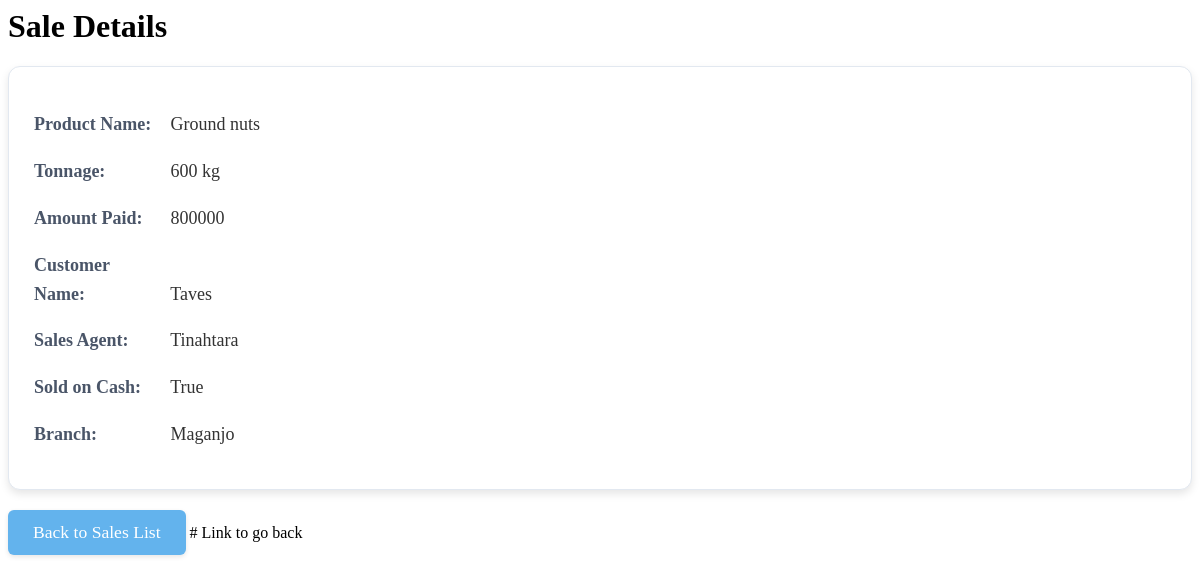
Screenshot of /sales/12/ with the database file from the repository.
### kgl_app/models.py (models this page shows, shortened)
class Sales(models.Model):
    product_name=models.ForeignKey(Stock, on_delete=models.CASCADE)
    tonnage=models.IntegerField()
    amount_paid =models.IntegerField(default=0,blank =False)
    buyers_name=models.CharField(max_length=35)
    date_and_time =models.DateTimeField(auto_now_add=True)
    salesagent_name=models.ForeignKey(Userprofile, on_delete=models.CASCADE,null=True)
    is_sold_on_cash=models.BooleanField(default=False)
    branch =models.ForeignKey(Branch, on_delete=models.CASCADE,null=True)
    selling_price=models.IntegerField(null=True,blank=True)

class Stock(models.Model):
    name_of_produce=models.CharField(max_length =255)
    type_of_produce =models.ForeignKey(ProduceType,on_delete=models.CASCADE,null=False,)
    date_and_time_of_produce= models.DateTimeField(auto_now_add =True)
    received_quantity = models.IntegerField(blank=False,null=False,default=0)
    issued_quantity=models.IntegerField(blank=False,null=False,default=0)
    tonnage =models.IntegerField(blank = False,null=False,default=0)
    cost=models.IntegerField(blank =False,default=25)
    name_of_dealer=models.CharField(max_length=255)
    branch=models.ForeignKey(Branch, on_delete=models.CASCADE,null=False,default=0)
    contact=models.CharField(default=20,null=False)
    selling_price=models.IntegerField(null=True,blank=True)
    current_stock =models.IntegerField(null=True,blank=False)
    def __str__(self):
        return self.name_of_produce

class Userprofile(AbstractUser):
    managed_branches = models.ManyToManyField(Branch, related_name="managers", blank=True)
    is_salesagent= models.BooleanField(default=False)
    is_manager= models.BooleanField(default=False)
    is_owner= models.BooleanField(default=False)
    username =models.CharField(max_length=25,unique=True)
    email =models.EmailField(max_length=25, unique=True)
    address = models.CharField(max_length=50, blank=True)
    phonenumber =models.CharField(max_length= 20,blank=True)
    gender = models.CharField(max_length=10, blank=True)
    branch = models.ForeignKey(Branch, on_delete=models.SET_NULL, null=True, blank=True, related_name="users")
    groups = models.ManyToManyField(
        Group,
        related_name="userprofile_groups",
        blank=True,
        help_text="The groups this user belongs to.",
        verbose_name="groups"
    )
    user_permissions = models.ManyToManyField(
        Permission,
        related_name="userprofile_permissions",
        blank=True,
        help_text="Specific permissions for this user.",
        verbose_name="user permissions"
    )
    def __str__(self):
        return self.username

class Branch(models.Model):
    branch_name = models.CharField(max_length=50)
    location = models.CharField(max_length=100)
    def __str__(self):
        return self.branch_name

### kgl_app/views.py (the view)
# urls.py: path('sales/<int:sale_id>/', views.view_sale, name='view_sale'),
def view_sale(request, sale_id):
    sale = get_object_or_404(Sales, id=sale_id)  # Get the Sale object or show 404 if not found
    context = {'sale': sale}  # Pass the Sale object to the template
    return render(request, 'sale_detail.html', context)  # Render the template

### kgl_app/templates/sale_detail.html (shortened to what this page needs)
  {% block content %}
  <h1>Sale Details</h1>
  <div class="sale-details">
      <p><span class="label">Product Name:</span> {{ sale.product_name }}</p>
      <p><span class="label">Tonnage:</span> {{ sale.tonnage }} kg</p>
      <p><span class="label">Amount Paid:</span> {{ sale.amount_paid }}</p>
      <p><span class="label">Customer Name:</span> {{ sale.buyers_name }}</p>
      <p><span class="label">Sales Agent:</span> {{ sale.salesagent_name }}</p>
      <p><span class="label">Sold on Cash:</span> {{ sale.is_sold_on_cash }}</p>
      <p><span class="label">Branch:</span> {{ sale.branch }}</p>
      </div>
  <a href="{% url 'allsales' %}" class="back-button">Back to Sales List</a>  # Link to go back
{% endblock %}

### kgl_app/templates/sale_detail.html (style rules this page uses)
.sale-details { background-color: #ffffff; padding: 25px; border-radius: 12px; margin-bottom: 20px; box-shadow: 0 4px 8px rgba(0, 0, 0, 0.1); border: 1px solid #e2e8f0; transition: transform 0.2s ease-in-out, box-shadow 0.2s ease-in-out; }
.sale-details p { margin-bottom: 15px; font-size: 18px; line-height: 1.6; color: #333; }
.label { font-weight: 600; color: #4a5568; margin-right: 12px; display: inline-block; width: 120px; text-align: left; }
.back-button { display: inline-block; padding: 12px 25px; background-color: #63b3ed; color: white; text-decoration: none; border-radius: 0.375rem; transition: background-color 0.3s ease-in-out, transform 0.1s ease; font-size: 1.1rem; border: none; box-shadow: 0 2px 5px rgba(0, 0, 0, 0.1); }

### rows the page displays
Sales: product_name "Ground nuts", tonnage "600", amount_paid "800000", buyers_name "Taves", salesagent_name "Tinahtara", is_sold_on_cash "True", branch "Maganjo"
